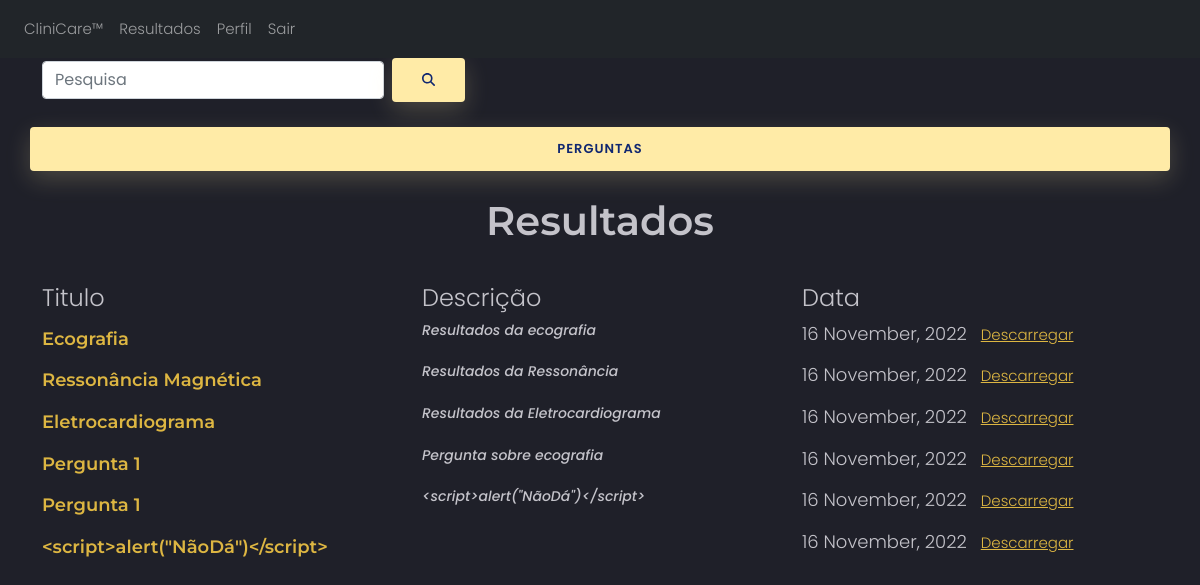
Screenshot of / (signed in) with the database file from the repository.
### website/models.py (models this page shows)
class Publication(db.Model):
    id = db.Column(db.Integer, primary_key=True)
    title = db.Column(db.String(30))
    description = db.Column(db.String(200))
    date=db.Column(db.DateTime(datetime.utcnow))
    replies = db.relationship('Reply', backref='publication', lazy='dynamic')
    def lastDate(self):
        lastReply = Reply.query.filter_by(publication_id=self.id).order_by(Reply.id.desc()).first()
        if lastReply:
            return lastReply.date
        return self.date

### website/views.py (the view)
@views.route('/', methods=['GET', 'POST'])
@login_required
def home():
    form = NewPublication()
    db.create_all()
    if form.validate_on_submit():
        time.sleep(10)
        newPub = Publication(title=form.title.data, description=form.description.data,date=datetime.now())
        db.session.add(newPub)
        db.session.commit()
    db.create_all()
    pubs = Publication.query.all()
    return render_template('home.html', form=form, publications=pubs, user=current_user)

### website/models.py
class NewPublication(FlaskForm):
    title = StringField('Title')
    description = StringField('Publication Text')

### website/__init__.py (called while the page is built)
def create_app():
    app= Flask(__name__)
    app.config['SECRET_KEY'] = 'QWErty310'
    app.config['SQLALCHEMY_DATABASE_URI'] = f'sqlite:///{DB_NAME}'
    app.config['MAIL_SERVER']='smtp.gmail.com'
    app.config['MAIL_PORT'] = 587
    app.config['MAIL_USE_TLS']= True
    app.config['MAIL_USERNAME'] = 'ehealthcareproj1@gmail.com'
    app.config['MAIL_PASSWORD'] = 'liklmplocrwtcfpb'
    mail=Mail(app)
    db.init_app(app)
    from .views import views
    from .auth import auth
    app.register_blueprint(views, url_prefix='/')
    app.register_blueprint(auth, url_prefix='/')
    from .models import User
    login_manager=LoginManager()
    login_manager.login_view='auth.login'
    login_manager.init_app(app)
    @login_manager.user_loader
    def load_user(id):
        return User.query.get(int(id))
    with app.app_context():
        db.create_all()
    return app

### website/templates/home.html (shortened to what this page needs)
{% extends "primary.html" %} {% block title %}Home{% endblock %} {% block content%}
<head>
    <link href="{{url_for('static', filename = 'css/sb-admin-2.css')}}" rel="stylesheet">
    <link href="{{url_for('static', filename = 'css/styles.css')}}" rel="stylesheet" />
    <link href="{{url_for('static', filename = 'css/style2.css')}}" rel="stylesheet" />
</head>
<form action="/search" class="form-inline my-2 my-lg-0" method="GET">
    <input class="form-control mr-sm-2" type="search" placeholder="Pesquisa" name='q'>
    <button class="btn btn-outline-sucess my-2 my-sm-0" type="submit"><i class="fa fa-search"></i></button>
</form>
<br />
<div class="row">
    <a href="#newModal" data-toggle="modal" class="btn btn-primary" title="New publication">
         Perguntas
    </a>
</div>
<br />
<div class="pageTitle" align="center">
    <h1>Resultados</h1>
</div>
<br />
<div class="row pad">
    <div class="col-lg-12">
        <div class="panel panel-primary">
            <div class="panel-heading">
                <div class="row">
                    <div class="col-lg-4">
                        <font size="+2">Titulo</font>
                    </div>
                    <div class="col-lg-4">
                        <font size="+2">Descrição</font>
                    </div>
                    <div class="col-lg-4">
                        <font size="+2">Data</font>
                    </div>
                </div>
            </div>
            {% for publication in publications %}
            <div class="panel-body">
                <div class="row">
                    <div class="col-lg-4">
                        <h3 class="panel-title">
                            <font size="+2">
                                <a href="{{ url_for('views.publication', publication_id=publication.id) }}" style="font-size: 18px;" class="blue text-decoration-none">
                                {{ publication.title }}
                            </a>
                            </font>
                        </h3>
                    </div>
                    <div class="col-lg-4">
                        <font size="+1">
                            <p>
                                <em>
                                {{ publication.description }}
                            </em>
                            </p>
                        </font>
                    </div>
                    <div class="col-lg-4">
                        <font size="+1">{{ publication.lastDate().strftime('%d %B, %Y') }} &nbsp;</font>
                        <a href="{{ url_for('views.publication', publication_id=publication.id) }}">
                             Descarregar
                        </a>
                    </div>
                </div>
            </div>
            {% endfor %}
        </div>
    </div>
</div>
{% endblock %}

### website/templates/primary.html (shortened to what this page needs)
<!DOCTYPE html>
<html>
<head>
    <link rel="stylesheet" href="https://cdn.jsdelivr.net/npm/bootstrap@5.1.3/dist/css/bootstrap.min.css" />
    <link rel="stylesheet" href="https://cdn.jsdelivr.net/npm/@fortawesome/fontawesome-free@5.15.4/css/fontawesome.min.css" />
</head>
<body>
    <nav class="navbar navbar-expand-lg navbar-dark bg-dark">
        <div class="collapse navbar-collapse" id="navbar">
            <div class="navbar-nav">
                <a class="nav-item nav-link" id="home" href="/index">CliniCare™</a> {% if user.is_authenticated %}
                <a class="nav-item nav-link" id="home" href="/">Resultados</a>
                <a class="nav-item nav-link" id="profile" href="{{ url_for('auth.profile', userid=user.id) }}">Perfil
                    </a>
                <a class="nav-item nav-link" id="logout" href="/logout">Sair</a> {% else %}
                <a class="nav-item nav-link" id="login" href="/login">Entrar</a>
                <a class="nav-item nav-link" id="register" href="/register">Registrar</a> {% endif %}
            </div>
        </div>
    </nav>
    <div class="container">{% block content %} {%endblock %}
    </div>
</body>
</html>
</html>

### website/static/css/style2.css (style rules this page uses)
body { font-family: 'Poppins', sans-serif; font-weight: 300; font-size: 15px; line-height: 1.7; color: #c4c3ca; background-color: #1f2029; overflow-x: hidden; }
a { cursor: pointer; transition: all 200ms linear; }
p { font-weight: 500; font-size: 14px; line-height: 1.7; }
.btn { border-radius: 4px; height: 44px; font-size: 13px; font-weight: 600; text-transform: uppercase; -webkit-transition : all 200ms linear; transition: all 200ms linear; padding: 0 30px; letter-spacing: 1px; display: -webkit-inline-flex; display: -ms-inline-flexbox; display: inline-flex; -webkit-align-items: center; -moz-align-items: center; -ms-align-items: center; align-items: center; -webkit-justify-content: center; -moz-justify-content: center; -ms-justify-content: center; justify-content: center; -ms-flex-pack: center; text-align: center; border: none; background-color: #ffeba7; color: #102770; box-shadow: 0 8px 24px 0 rgba(255,235,167,.2); }

### rows the page displays
Publication: title "Ecografia", description "Resultados da ecografia", lastDate "16 November, 2022"
Publication: title "Ressonância Magnética", description "Resultados da Ressonância", lastDate "16 November, 2022"
Publication: title "Eletrocardiograma", description "Resultados da Eletrocardiograma", lastDate "16 November, 2022"
Publication: title "Pergunta 1", description "Pergunta sobre ecografia", lastDate "16 November, 2022"
Publication: title "Pergunta 1", description "<script>alert(\"NãoDá\")</script>", lastDate "16 November, 2022"
Publication: title "<script>alert(\"NãoDá\")</script>", lastDate "16 November, 2022"
